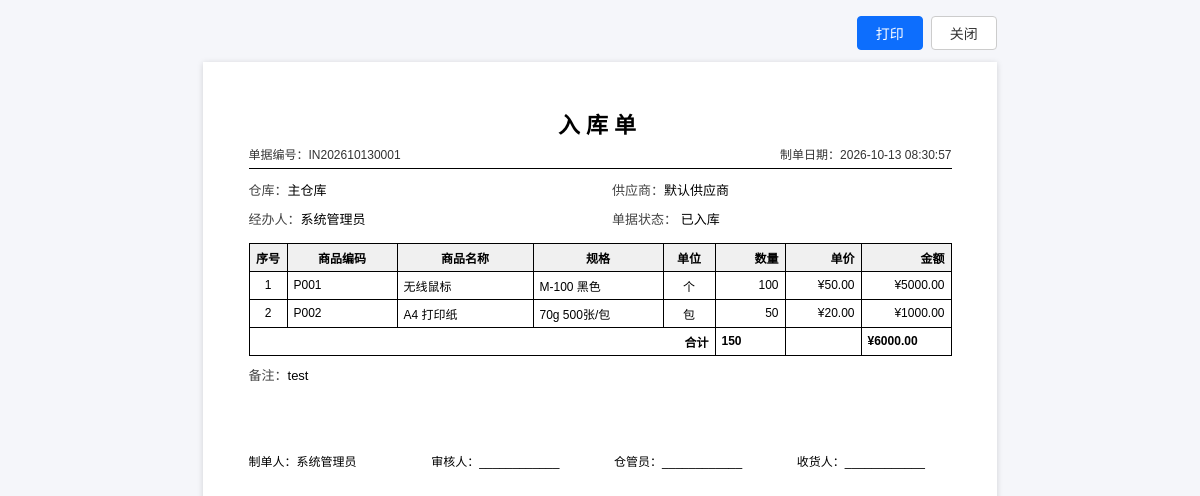
The app's page /stock-in/1/print (signed in) with its own data.
### tables this page shows
CREATE TABLE stock_in (
    id INTEGER PRIMARY KEY AUTOINCREMENT,
    code TEXT UNIQUE NOT NULL,
    warehouse_id INTEGER NOT NULL REFERENCES warehouses(id),
    supplier_id INTEGER REFERENCES suppliers(id),
    operator_id INTEGER REFERENCES users(id),
    total_amount REAL DEFAULT 0,
    status TEXT DEFAULT 'pending',
    remark TEXT DEFAULT '',
    created_at TEXT DEFAULT (datetime('now', 'localtime'))
);

CREATE TABLE warehouses (
    id INTEGER PRIMARY KEY AUTOINCREMENT,
    name TEXT NOT NULL,
    location TEXT DEFAULT '',
    remark TEXT DEFAULT ''
);

CREATE TABLE suppliers (
    id INTEGER PRIMARY KEY AUTOINCREMENT,
    name TEXT NOT NULL,
    contact TEXT DEFAULT '',
    phone TEXT DEFAULT '',
    address TEXT DEFAULT '',
    remark TEXT DEFAULT ''
);

CREATE TABLE users (
    id INTEGER PRIMARY KEY AUTOINCREMENT,
    username TEXT UNIQUE NOT NULL,
    password_hash TEXT NOT NULL,
    real_name TEXT DEFAULT '',
    email TEXT DEFAULT '',
    phone TEXT DEFAULT '',
    is_active INTEGER DEFAULT 1,
    created_at TEXT DEFAULT (datetime('now', 'localtime'))
);

CREATE TABLE stock_in_items (
    id INTEGER PRIMARY KEY AUTOINCREMENT,
    stock_in_id INTEGER NOT NULL REFERENCES stock_in(id) ON DELETE CASCADE,
    product_id INTEGER NOT NULL REFERENCES products(id),
    quantity INTEGER NOT NULL,
    unit_price REAL DEFAULT 0,
    subtotal REAL DEFAULT 0
);

CREATE TABLE products (
    id INTEGER PRIMARY KEY AUTOINCREMENT,
    sku TEXT UNIQUE NOT NULL,
    name TEXT NOT NULL,
    category_id INTEGER REFERENCES categories(id),
    spec TEXT DEFAULT '',
    unit TEXT DEFAULT '个',
    price REAL DEFAULT 0,
    warning_low INTEGER DEFAULT 0,
    warning_high INTEGER DEFAULT 999999
);

### routes/stock_in.py (the view)
@bp.route('/<int:oid>/print')
@permission_required('stock_in:view')
def print_order(oid):
    db = get_db()
    order = _get_order(db, oid)
    if not order:
        abort(404)
    return render_template('print_order.html', order=order, items=_get_items(db, oid),
                           doc_title='入库单', party_label='供应商',
                           party_name=order['supplier_name'] or '—')

### auth.py (called while the page is built)
def load_user_permissions(user_id):
    rows = get_db().execute(
        '''SELECT DISTINCT p.code FROM permissions p
           JOIN role_permissions rp ON rp.permission_id = p.id
           JOIN user_roles ur ON ur.role_id = rp.role_id
           WHERE ur.user_id = ?''', (user_id,)).fetchall()
    return {r['code'] for r in rows}

@login_manager.user_loader
def load_user(user_id):
    row = get_db().execute('SELECT * FROM users WHERE id = ?', (user_id,)).fetchone()
    if row is None or not row['is_active']:
        return None
    return User(row, load_user_permissions(row['id']))

def permission_required(code):
    def decorator(view):
        @wraps(view)
        def wrapped(*args, **kwargs):
            if not current_user.is_authenticated:
                return login_manager.unauthorized()
            if not current_user.has_perm(code):
                abort(403)
            return view(*args, **kwargs)
        return wrapped
    return decorator

    @property
    def is_active(self):
        return self._active

    def has_perm(self, code):
        return code in self.permissions

### db.py (called while the page is built)
def get_db():
    if 'db' not in g:
        g.db = sqlite3.connect(current_app.config['DATABASE'])
        g.db.row_factory = sqlite3.Row
        g.db.execute('PRAGMA foreign_keys = ON')
    return g.db

### routes/stock_in.py (called while the page is built)
def _get_order(db, oid):
    return db.execute(
        '''SELECT o.*, w.name AS warehouse_name, s.name AS supplier_name, COALESCE(NULLIF(u.real_name, ''), u.username) AS operator_name
           FROM stock_in o
           LEFT JOIN warehouses w ON w.id = o.warehouse_id
           LEFT JOIN suppliers s ON s.id = o.supplier_id
           LEFT JOIN users u ON u.id = o.operator_id
           WHERE o.id = ?''', (oid,)).fetchone()

def _get_items(db, oid):
    return db.execute(
        '''SELECT i.*, p.sku, p.name AS product_name, p.spec, p.unit
           FROM stock_in_items i JOIN products p ON p.id = i.product_id
           WHERE i.stock_in_id = ? ORDER BY i.id''', (oid,)).fetchall()

### templates/print_order.html (shortened to what this page needs)
<!doctype html>
<html lang="zh-CN">
<head>
</head>
<body>
<div class="toolbar">
  <button onclick="window.print()">打印</button>
  <button class="ghost" onclick="window.close(); history.back()">关闭</button>
</div>
<div class="sheet">
  <h1 class="doc-title">{{ doc_title }}</h1>
  <div class="doc-meta">
    <span>单据编号：{{ order.code }}</span>
    <span>制单日期：{{ order.created_at }}</span>
  </div>
  <div class="info-grid">
    <div><span class="info-label">仓库：</span>{{ order.warehouse_name }}</div>
    <div><span class="info-label">{{ party_label }}：</span>{{ party_name }}</div>
    <div><span class="info-label">经办人：</span>{{ order.operator_name or '—' }}</div>
    <div><span class="info-label">单据状态：</span>
      {% if order.status == 'pending' %}待审核
      {% else %}{{ '已入库' if doc_title == '入库单' else '已出库' }}{% endif %}
    </div>
  </div>
  <table>
    <thead>
      <tr>
        <th style="width:38px">序号</th>
        <th style="width:110px">商品编码</th>
        <th>商品名称</th>
        <th style="width:130px">规格</th>
        <th style="width:52px">单位</th>
        <th class="num" style="width:70px">数量</th>
        <th class="num" style="width:76px">单价</th>
        <th class="num" style="width:90px">金额</th>
      </tr>
    </thead>
    <tbody>
      {% for it in items %}
      <tr>
        <td class="center">{{ loop.index }}</td>
        <td>{{ it.sku }}</td>
        <td>{{ it.product_name }}</td>
        <td>{{ it.spec }}</td>
        <td class="center">{{ it.unit }}</td>
        <td class="num">{{ it.quantity }}</td>
        <td class="num">¥{{ '%.2f'|format(it.unit_price) }}</td>
        <td class="num">¥{{ '%.2f'|format(it.subtotal) }}</td>
      </tr>
      {% else %}
      <tr><td colspan="8" class="empty">无商品明细</td></tr>
      {% endfor %}
    </tbody>
    <tfoot>
      <tr>
        <td colspan="5" style="text-align:right">合计</td>
        <td class="num">{{ items | sum(attribute='quantity') }}</td>
        <td></td>
        <td class="num">¥{{ '%.2f'|format(order.total_amount) }}</td>
      </tr>
    </tfoot>
  </table>
  <div class="remark"><span class="info-label">备注：</span>{{ order.remark or '—' }}</div>
  <div class="sign">
    <span>制单人：{{ order.operator_name or '____________' }}</span>
    <span>审核人：____________</span>
    <span>仓管员：____________</span>
    <span>{{ '领料人' if doc_title == '出库单' else '收货人' }}：____________</span>
  </div>
</div>
</body>
</html>

### templates/print_order.html (style rules this page uses)
* { box-sizing: border-box; }
body { margin: 0; padding: 16px; font-family: "Microsoft YaHei", "PingFang SC", "Hiragino Sans GB", "SimSun", sans-serif; font-size: 13px; color: #000; background: #f5f6fa; }
.sheet { width: 210mm; min-height: 297mm; margin: 0 auto; padding: 12mm; background: #fff; box-shadow: 0 1px 6px rgba(0,0,0,.15); }
.doc-title { text-align: center; font-size: 22px; font-weight: 700; letter-spacing: 6px; margin: 0 0 6px; }
.doc-meta { display: flex; justify-content: space-between; font-size: 12px; color: #333; border-bottom: 1px solid #000; padding-bottom: 6px; margin-bottom: 10px; }
.info-grid { display: grid; grid-template-columns: repeat(2, 1fr); gap: 4px 24px; margin-bottom: 10px; }
.info-grid div { line-height: 1.9; }
.info-label { color: #444; }
table { width: 100%; border-collapse: collapse; }
th, td { border: 1px solid #000; padding: 5px 6px; font-size: 12px; }
thead th { background: #f0f0f0; font-weight: 600; text-align: center; }
tbody td.num, thead th.num { text-align: right; }
tbody td.center { text-align: center; }
tfoot td { font-weight: 600; }
.remark { margin-top: 8px; line-height: 1.9; min-height: 40px; }
.sign { display: flex; justify-content: space-between; margin-top: 48px; font-size: 12px; }
.sign span { min-width: 22%; border-bottom: none; }
.toolbar { width: 210mm; margin: 0 auto 12px; display: flex; justify-content: flex-end; gap: 8px; }
.toolbar button { padding: 6px 18px; font-size: 14px; border: 1px solid #0d6efd; background: #0d6efd; color: #fff; border-radius: 4px; cursor: pointer; }
.toolbar button.ghost { background: #fff; color: #333; border-color: #ccc; }

### records on screen
stock_in: code "IN202610130001", created_at "2026-10-13 08:30:57", total_amount "6000.00", remark "test"
warehouses: warehouse_name "主仓库"
suppliers: name "默认供应商"
users: real_name "系统管理员"
stock_in_items: sku "P001", product_name "无线鼠标", spec "M-100 黑色", unit "个", quantity "100", unit_price "50.00", subtotal "5000.00"
stock_in_items: sku "P002", product_name "A4 打印纸", spec "70g 500张/包", unit "包", quantity "50", unit_price "20.00", subtotal "1000.00"

### other values on screen
{{ doc_title }} "入库单"
{{ party_label }} "供应商"
{{ '已入库' if doc_title == '入库单' else '已出库' }} "已入库"
{{ items | sum(attribute='quantity') }} "150"
{{ '领料人' if doc_title == '出库单' else '收货人' }} "收货人"
